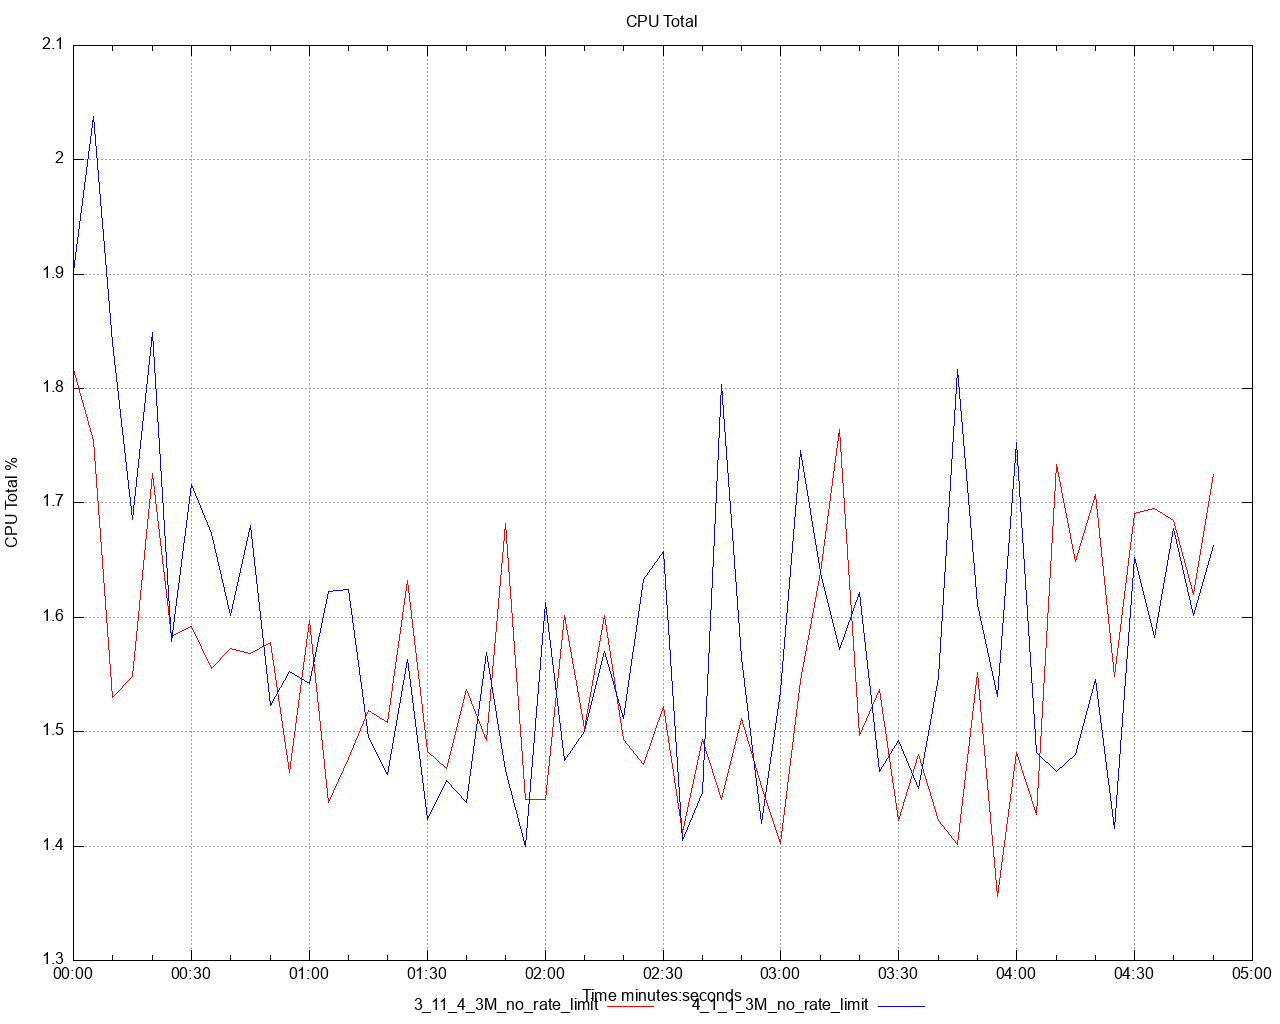

Here is the gnuplot script that generated this plot:
set title 'CPU Total' noenhanced
set style data lines
set datafile separator ","
set terminal png size 1280,1024
set grid
set key below
set xdata time
set timefmt "%s"
offset = 0
t0(x)=(offset=($0==0) ? x : offset, x - offset)
set xlabel 'Time minutes:seconds'
set ylabel 'CPU Total %'
set output '/Users/ahmet.mircik/simulator/tests/report_3M_no_rate_limit/dstat/cpu_total_A3.png'
plot \
   '/Users/ahmet.mircik/simulator/tests/report_3M_no_rate_limit/data/cpu_total_A3_1.data' using (t0(timecolumn(1))):2 title "3_11_4_3M_no_rate_limit" noenhanced lt rgb "red", \
   '/Users/ahmet.mircik/simulator/tests/report_3M_no_rate_limit/data/cpu_total_A3_2.data' using (t0(timecolumn(1))):2 title "4_1_1_3M_no_rate_limit" noenhanced lt rgb "blue", \
